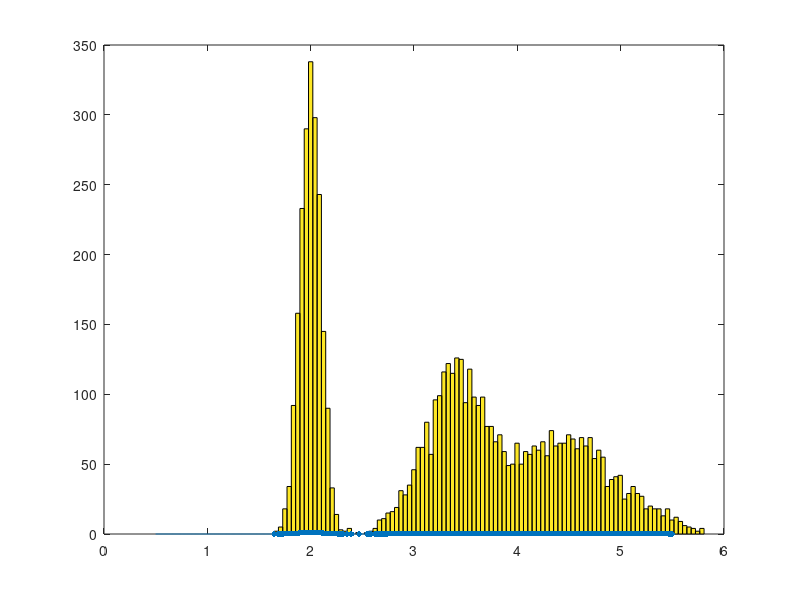
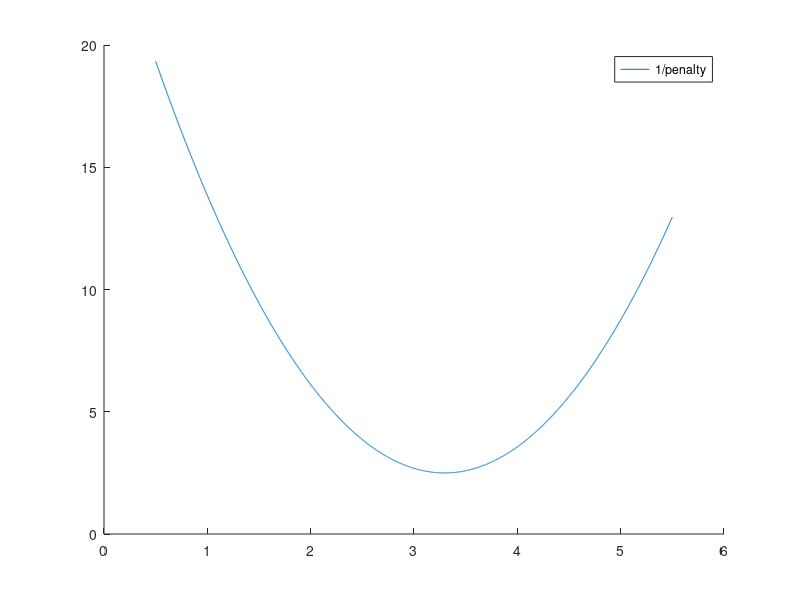

Write the MATLAB code that produced these figures, in order. (Note: this script raises an error after producing the figures.)
%%% This suggests how to recover a pdf from MCMC. It's not perfect. 
% 1. Sort sampled velocity values v. 
% 2. Assume cumulative probability of getting the next higher v moves in
% equal steps. i.e. p_cumulative = interp1(v_sorted,linspace(0,1,nv) )
% 3. Get pdf from cumulative pdf using derivative. pdf = diff(pdf_cumulative) ./
% diff(v)
% 4. There will be some roughness due to imperfect sampling. We need to do
% smoothing. A big challenge here is the diff(v) in denominator... this
% makes things very instable if there was two very similar v values.
% I tried making v in two ways. 
% I tried using truly random v from normrnd. 
% This produces rough PDFs that need a lot of smoothing. 
% But, this is analogous to how MCMC really works. 
% I also tried making v with spacing determined by the pdf. Analytically,
% there was finer spacing where the pdf is higher. This returned almost
% perfect pdfs in the final plot. But, this isn't how MCMC really works...
% It does, however, demonstrate that this process is (at least partially)
% mathematically valid. 

figpath = '~/Documents/UCSB/ENAM/THBI_ENAM/figures/testing/hist_creation/'; 

nv = 2000; % Number of velocity in analytical pdf. 
n_samps = 2000; % Number of sampled velocities. An artificial MCMC result.
v = linspace(0.5, 5.5, nv)'; % V grid. 
sigma = 0.3; % Analytical error of v. 
mean_gaus = 3.4; % Analytical mean_gaus of v. 
smooth_window = .15; % How much to smooth final recovered pdf. In percent. 


pdf_an = exp(-(v-mean_gaus).^2./(2.*sigma.^2)); % Analytical pdf of velocity. 
pdf_an = pdf_an ./ trapz(v, pdf_an); % Normalize the pdf. 

pdf2 = true; 
pdf3 = true; 
if pdf2; 
    sigma2 = 0.1; 
    mean_gaus2 = 2; 
    pdf_an2 = exp(-(v-mean_gaus2).^2./(2.*sigma2.^2)); 
    pdf_an2 = pdf_an2 ./ trapz(v, pdf_an2); % Normalize the pdf. 
    pdf_an = pdf_an + pdf_an2; 
end 
if pdf3; 
    sigma3 = 0.5; 
    mean_gaus3 = 4.5; 
    pdf_an3 = exp(-(v-mean_gaus3).^2./(2.*sigma3.^2)); 
    pdf_an3 = pdf_an3 ./ trapz(v, pdf_an3); % Normalize the pdf. 
    pdf_an = pdf_an + pdf_an3; 
end 
pdf_an = pdf_an ./ trapz(v, pdf_an); % Normalize the pdf. 

pdf_cumulative = cumtrapz(v, pdf_an); % Cumulative pdf. 
% v_samps = interp1(pdf_cumulative, v, linspace(0,0.9999,n_samps)'); % NON random v that follows pdf. 
v_samps = normrnd(mean_gaus, sigma, [n_samps,1]); % Random v that follows pdf. Analogous to MCMC output. 
% v_samps = [min(v); v_samps; max(v)]; 
if pdf2; 
    v_samps = [v_samps; normrnd(mean_gaus2, sigma2, [n_samps,1])]; 
end
if pdf3; 
    v_samps = [v_samps; normrnd(mean_gaus3, sigma3, [n_samps,1])]; 
end
v_samps = sort(v_samps); % Sort to make comparable to a cumulative pdf. 
p_v_samps = interp1(v, pdf_an, v_samps); % P for each sampled v (only for the smoothly distributed v). 

fprintf('You ended up with %1.0f samples. ', length(v_samps))

figure(2); clf; hold on; 
box on; 
hist(v_samps, 100)
plot(v, pdf_an, 'DisplayName','PDF  (analytical)')
scatter(v_samps, p_v_samps, 15, 'filled', 'DisplayName', 'Sampled V'); 

%% One attempt to get pdf of v, using differences between v and all sampled v. 
vpen = zeros(size(v)); % A "penalty" approach. 
for iv = 1:length(v);
    vi = v(iv); 
    vdiff = abs(vi - v_samps); 
    vdiff = vdiff.^2; % Square
%     vdiff = abs(vdiff); 
    vpen(iv) = sum(vdiff); 
end

p_from_pen = 1./vpen; 
p_from_pen = p_from_pen /  (trapz(v, p_from_pen)); 
% p_from_pen = p_from_pen .^ (1.2); 
p_from_pen = p_from_pen /  (trapz(v, p_from_pen)); 


figure(3); clf; hold on; 
plot(v, 1./p_from_pen, 'DisplayName','1/penalty')
legend(); 


%% Cumulative probability style of recoverying pdf. 
% This almost works properly, and is very smooth, for a single Gaussian. It
% doesn't work for multiple gaussians sumed together though. 
prob_cum_vsamp = linspace(0, 1, length(v_samps))'; 
sort(v_samps); % SORT VSAMP!!! Is already done earlier, but left here for clarity. 
dv_p = diff(v_samps); % DV part of derivative. 
% newknt()
dv_p_n = length(dv_p); 
dv_p = [ones(size(dv_p)).*max(dv_p); dv_p; ones(size(dv_p)).*mean(dv_p(end-50:end))]; 
dv_p = smoothdata(dv_p, 'gaussian', n_samps .* smooth_window); 
dv_p = dv_p(dv_p_n+1:end-dv_p_n); 
dp_p = diff(prob_cum_vsamp); % Dp part of derivative. 
pv_recover = dp_p ./ dv_p; 
% pv_recover = smoothdata(pv_recover, 'gaussian', n_samps .* smooth_window); 
v_samp_recover = ( v_samps(1:end-1) + v_samps(2:end) ) ./ 2; % Because we loose one value doing derivative. 

%% Kernel density estimation, from Matlab. 
nptsksd = 100; % nptsksd = int16((max(v_samps) - min(v_samps) ) ./ .01); % Number of points to use in estimating k density. I'm spacing it for now to have a point each 0.01 km/s
width_new = (max(v_samps) - min(v_samps)) / 100; 
% Test shows that width and numpoints are independent. Increasing num
% points doesn't mean you should change the width. 
[pv_k, v_k] = ksdensity(v_samps, 'width', width_new, 'NumPoints', nptsksd);%, 'Bandwidth',0.03); 
pv_k = pv_k / trapz(v_k, pv_k); 

%% Final plots. 
LW = 4; % Linewidths
figure(6); clf; hold on; 
set(gcf,'color', 'white'); 
histogram(v_samps, 100, 'Normalization', 'pdf', 'EdgeColor','auto'); 
plot(v_samp_recover, pv_recover, 'DisplayName','p(v) recovered','linewidth',LW); 
plot(v, pdf_an, 'DisplayName','p(v) analytical','linewidth',LW); 
plot(v, p_from_pen, 'DisplayName', 'p(v) from penalty approach.','linewidth',LW); 
plot(v_k, pv_k, 'DisplayName', 'p(v) kernel density estimation','linewidth',LW);      
this_title = sprintf('Compare analytical pdf, to pdf recovered from samples.\n Smooth window = %1.1f%%',...
    smooth_window*100); 
title(this_title, 'FontWeight','normal'); 
box on; 
legend(); 
xlabel('v'); 
ylabel('p(v)'); 
grid on; 

exportgraphics(gcf, [figpath 'hist_extimations.pdf']); 

pdf_example = struct('v', v_k, 'p', pv_k); 
% save('pdf_example.mat', 'pdf_example'); 